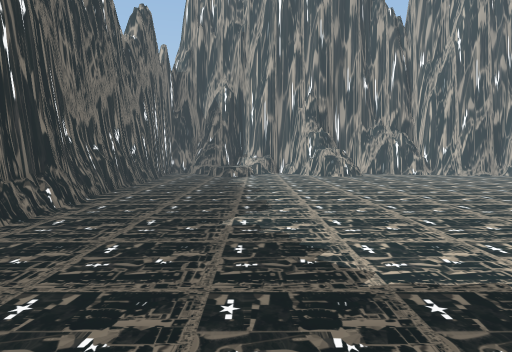
view 1 (above)

16 first-person views from a walk through a Unity game level. The camera is 1.5 m above the floor, tilts 4° down and sees 75° across. The floor is counted in squares, 1 m on a side. Each view is taken from the middle of a square. On the plan, view 1 faces up. The plan holds only what a view shows up to about 15 squares ahead; the rest is blank. The place goes on beyond the plan.

view 2
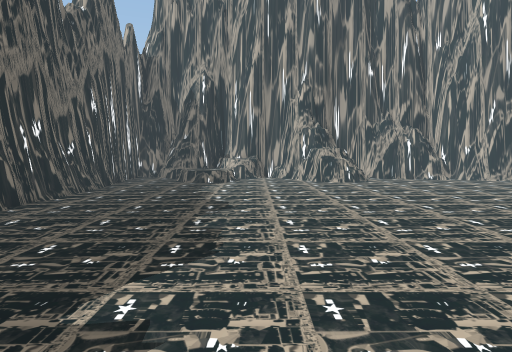

view 3
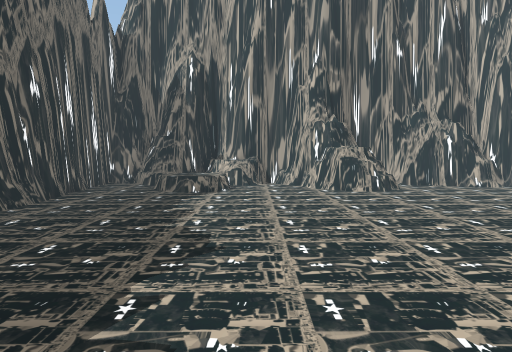

view 4
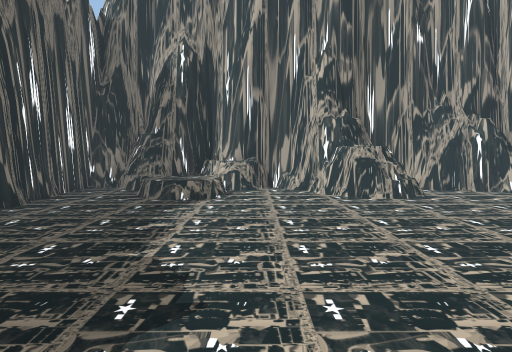

view 5
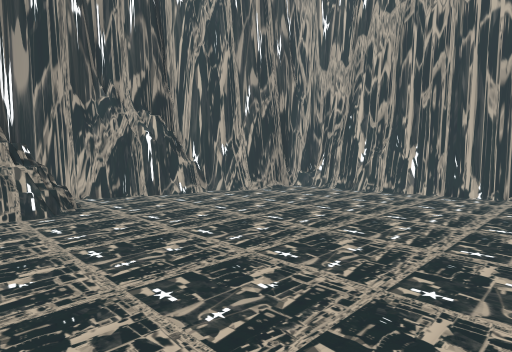

view 6
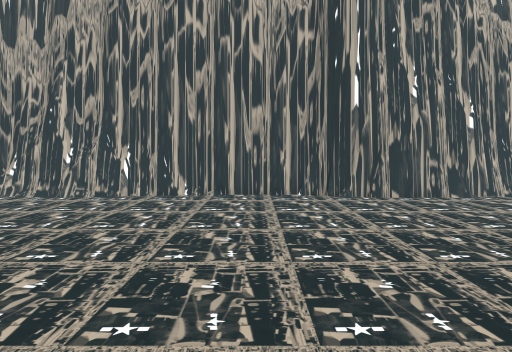

view 7
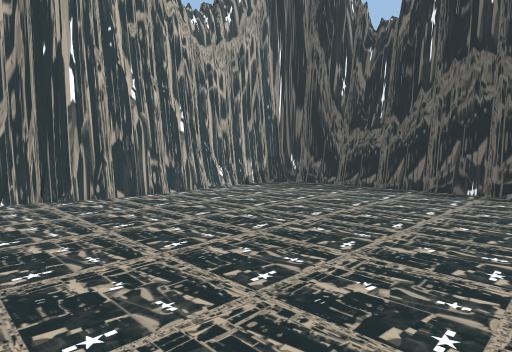

view 8
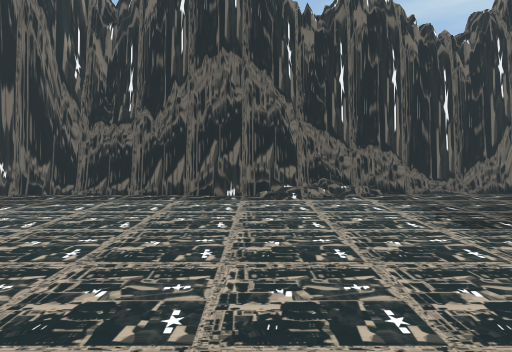

view 9
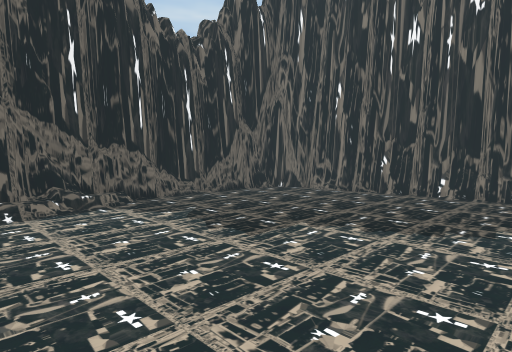

view 10
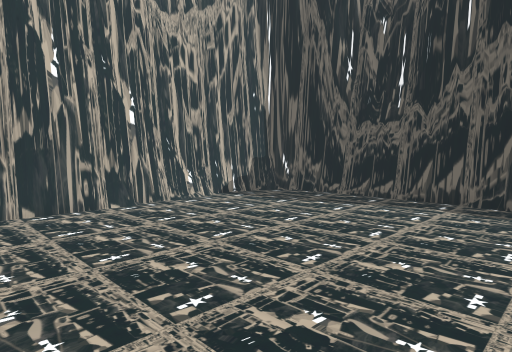

view 11
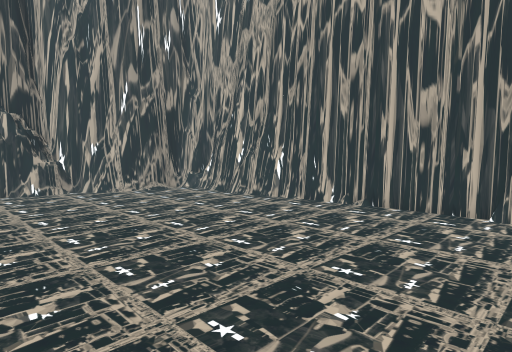

view 12
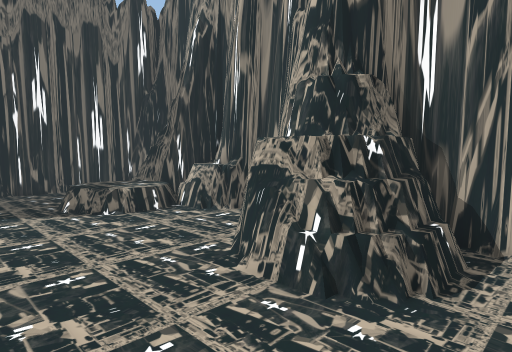

view 13
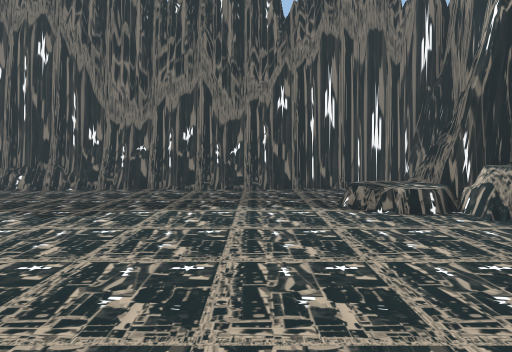

view 14
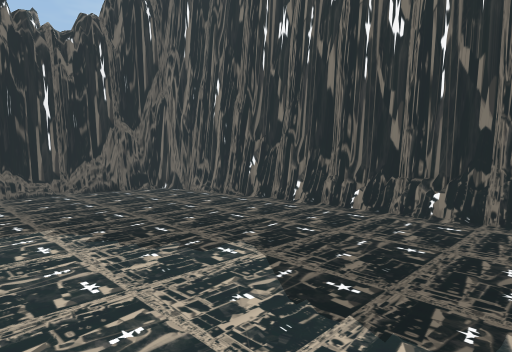

view 15
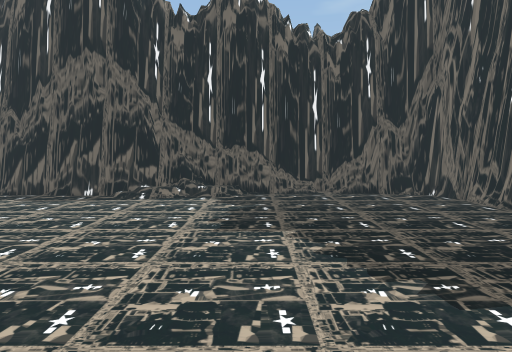

view 16
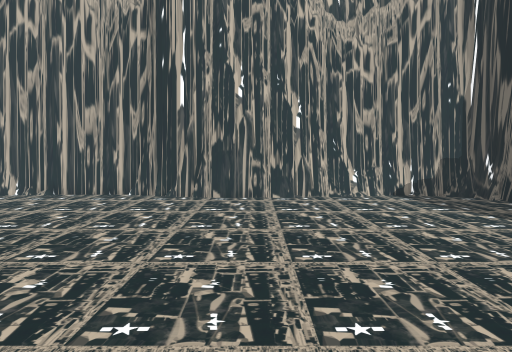

### Floor plan
Key: @ floor where view 1 was taken; # wall or solid block; . main floor; : floor 0.5 m higher than the main floor; / step, stairs or slope; = window, fence, low wall or low ledge; ^ raised ledge.
Columns run from 6 left of view 1 to 17 right of it. Each row starts with its distance up from view 1.
 25 #########
 24 #=####^###  ####
 23 #..====..####=.#####
 22 #..:::=...###=.....#####
 21 #..===.....#=.........=#
 20 #......................#
 19 #......................#
 18 #......................#
 17 #......................#
 16 #......................#
 15 #......................#
 14 #......................#
 13 #......................#
 12 #......................#
 11 #......................#
 10 #......................#
  9 #=.....................#
  8 #=....................##
  7 #=....................##
  6 #=....................##
  5 #=....................##
  4 ##.....................#
  3 ##.....................#
  2  #.....................#
  1  #.....................#
  0  #....@................#
 -1  #.........//.........##
 -2  ######=###############
 -3      #####

Where each view was taken, in squares from view 1:
view 1: 0 up, 0 right, facing up
view 2: 4 up, 1 right, facing up
view 3: 8 up, 1 right, facing up
view 4: 10 up, 1 right, facing up
view 5: 12 up, 4 right, facing up-right
view 6: 12 up, 5 right, facing right
view 7: 12 up, 5 right, facing down-right
view 8: 10 up, 7 right, facing down
view 9: 8 up, 7 right, facing down-left
view 10: 9 up, 7 right, facing down-right
view 11: 9 up, 8 right, facing up-right
view 12: 18 up, 8 right, facing up-left
view 13: 18 up, 8 right, facing left
view 14: 11 up, 3 right, facing down-left
view 15: 10 up, 2 right, facing down
view 16: 6 up, 5 right, facing right
